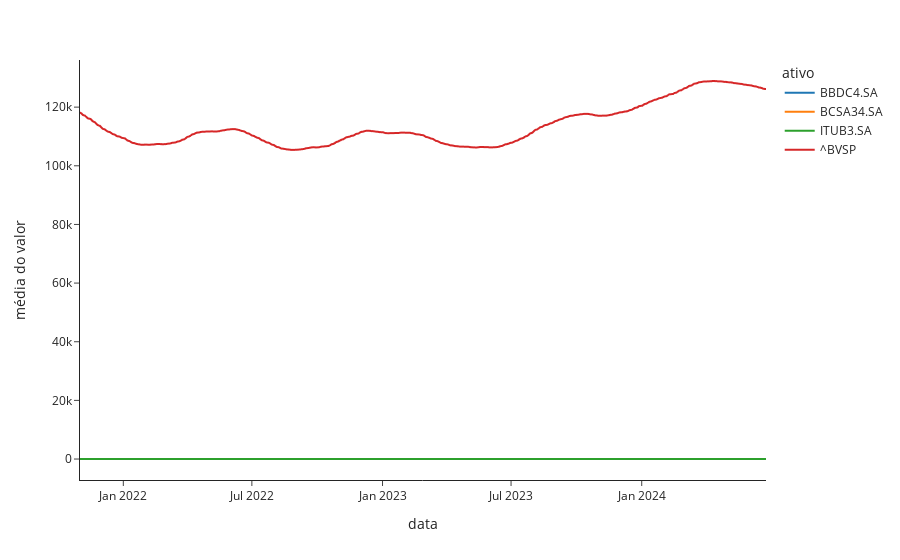

The cell this chart's notebook holds for it:
### Code cell
# Monte um gráfico de linhas para as médias móveis dos ativos da sua base
fig = px.line(media_dados_90, x="data", y="média do valor", color='ativo', template = "simple_white")
fig.write_image("output/médias móveis dos ativos.png")
fig.show()

### Figure 1 — Plotly figure (JSON) as saved in the notebook; plotly's stock layout.template omitted (floating-point values rounded to 4 significant figures; data arrays with more than 128 entries replaced by an {"elided": "..."} marker saying what was removed)
{"data": [{"hovertemplate": "ativo=BBDC4.SA<br>data=%{x}<br>média do valor=%{y}<extra></extra>", "legendgroup": "BBDC4.SA", "line": {"color": "#1F77B4", "dash": "solid"}, "marker": {"symbol": "circle"}, "mode": "lines", "name": "BBDC4.SA", "showlegend": true, "type": "scattergl", "x": {"elided": "659 str values"}, "xaxis": "x", "y": {"elided": "659 float values"}, "yaxis": "y"}, {"hovertemplate": "ativo=BCSA34.SA<br>data=%{x}<br>média do valor=%{y}<extra></extra>", "legendgroup": "BCSA34.SA", "line": {"color": "#FF7F0E", "dash": "solid"}, "marker": {"symbol": "circle"}, "mode": "lines", "name": "BCSA34.SA", "showlegend": true, "type": "scattergl", "x": {"elided": "659 str values"}, "xaxis": "x", "y": {"elided": "659 float values"}, "yaxis": "y"}, {"hovertemplate": "ativo=ITUB3.SA<br>data=%{x}<br>média do valor=%{y}<extra></extra>", "legendgroup": "ITUB3.SA", "line": {"color": "#2CA02C", "dash": "solid"}, "marker": {"symbol": "circle"}, "mode": "lines", "name": "ITUB3.SA", "showlegend": true, "type": "scattergl", "x": {"elided": "659 str values"}, "xaxis": "x", "y": {"elided": "659 float values"}, "yaxis": "y"}, {"hovertemplate": "ativo=^BVSP<br>data=%{x}<br>média do valor=%{y}<extra></extra>", "legendgroup": "^BVSP", "line": {"color": "#D62728", "dash": "solid"}, "marker": {"symbol": "circle"}, "mode": "lines", "name": "^BVSP", "showlegend": true, "type": "scattergl", "x": {"elided": "659 str values"}, "xaxis": "x", "y": {"elided": "659 float values"}, "yaxis": "y"}], "layout": {"legend": {"title": {"text": "ativo"}, "tracegroupgap": 0}, "margin": {"t": 60}, "xaxis": {"anchor": "y", "domain": [0, 1], "title": {"text": "data"}}, "yaxis": {"anchor": "x", "domain": [0, 1], "title": {"text": "média do valor"}}}}
